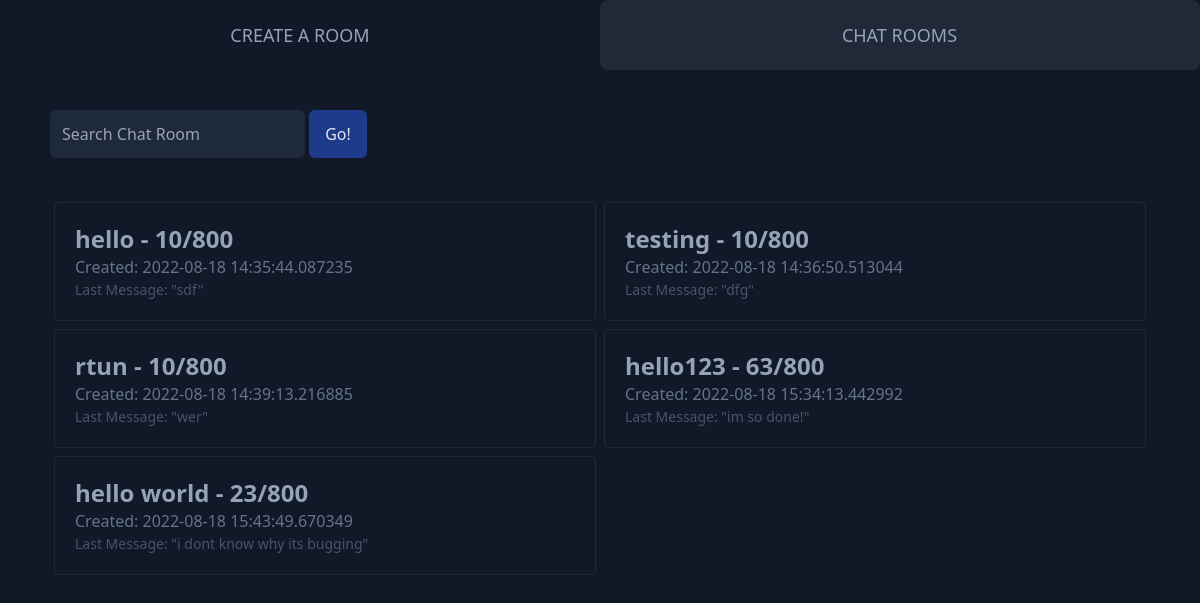
Before: / with the older database file.
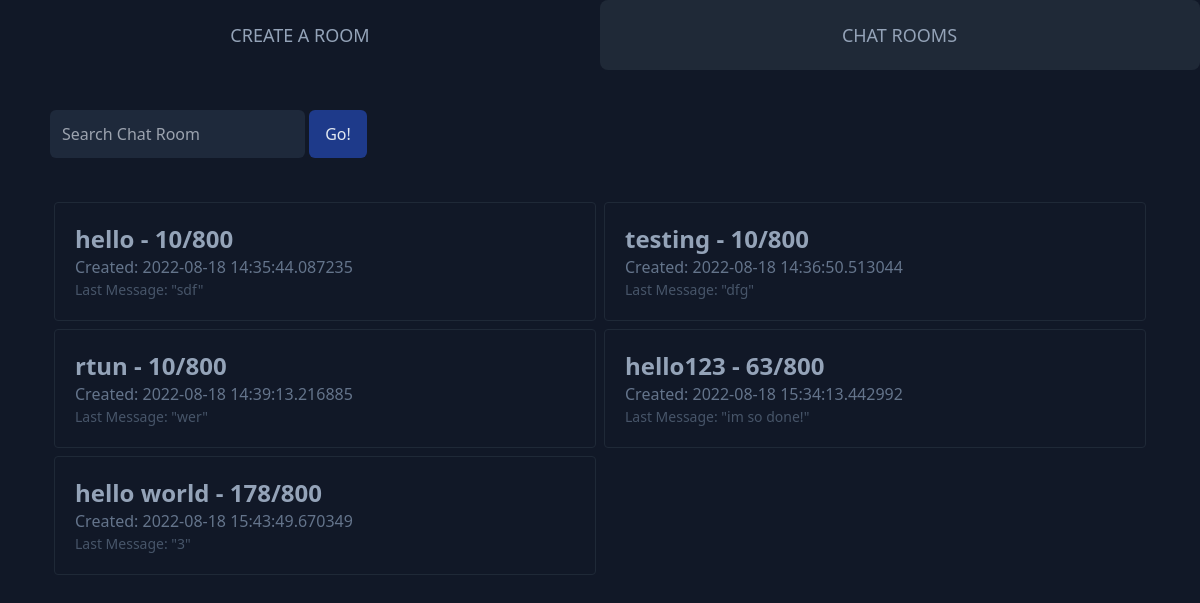
After: the same page with the newer database file.
### app.py (models this page shows, shortened)
class Rooms(db.Model):
    RID = db.Column(db.Integer, primary_key=True)
    name = db.Column(db.String(100), unique=True, nullable=False)
    visibility = db.Column(db.String(20), nullable=False)
    date = db.Column(db.DateTime, nullable=False, default=datetime.utcnow)
    messages = db.Column(db.Integer)
    closing = db.Column(db.Boolean)

class Logs(db.Model):
    MID = db.Column(db.Integer, primary_key=True)
    RID = db.Column(db.Integer, nullable=False)
    message = db.Column(db.String(1000), nullable=False)

### app.py (the view)
@app.route('/', methods=['GET', 'POST'])
def index():
    public_rooms = Rooms.query.filter_by(visibility = "public").all()
    return render_template('listrooms.html',rooms = public_rooms, LastMessage = getLastMessage)

### app.py (called while the page is built)
def getLastMessage(RID):
    LastMessage = Logs.query.filter_by(RID=RID).order_by(Logs.MID.desc()).first()
    if LastMessage:
        return LastMessage.message
    return "No messages yet..."

### templates/listrooms.html (shortened to what this page needs)
{% extends 'layouts/layout_land.html' %}
{% block content %}
    <div class = "div2">
        <div class = "flex justify-start flex-wrap py-10">
        <form>
            <input type = "text" placeholder = "Search Chat Room" class = "bg-slate-800 rounded-md p-3 text-slate-400 font-light focus:outline-none ml-[50px]">
            <input type = "submit" value = "Go!" class = "bg-blue-900 rounded-md text-slate-200 p-4 py-3">
        </form>
        </div>
        <div class = "flex flex-wrap mx-[50px]">
      {% if rooms|length < 1 %}
        <h4 class = "text-center text-slate-400">No active rooms found!</h4>
      {% else %}
            {% for room in rooms %}
            <div class = "border border-gray-800 w-[calc(50%-8px)] m-1 rounded p-5 overflow-hidden hover:bg-gray-800 transition">
                <a href = {{url_for('roomview', RID = room.RID, name = room.name)}}>
                    <h2 class = "text-slate-400 text-2xl cursor-pointer font-semibold truncate hover:underline">
                        {{room.name}} - {{room.messages}}/800
                    </h2>
                </a>
                <p class = "text-slate-500">Created: {{room.date}}</p>
                <p class = "text-slate-600 text-[14px] font-normal truncate">Last Message: "{{LastMessage(room.RID)}}"</p>
            </div>
            {% endfor %}
        </div>
      {% endif %}
    </div>
{% endblock %}

### templates/layouts/layout_land.html (shortened to what this page needs)
<!DOCTYPE html>
<html lang="en">
<head>
    <link rel="stylesheet" href="{{url_for('static',filename='dist/css/output.css')}}">
</head>
<body class = "bg-gray-900">
    <div class = "flex flex-wrap w-full">
        <a href="/createroom" class = "create-room w-6/12 rounded-lg text-center text-slate-400 text-lg py-5 font-extralight border border-transparent">
            CREATE A ROOM
        </a>
        <a href="/" class = "chat-room w-6/12 rounded-lg text-center border-l-0 text-slate-400 text-lg py-5 font-extralight border border-transparent">
            CHAT ROOMS
        </a>
    </div>
    {% block content %}
    {% endblock %}
</body>
</html>

### templates/listrooms.html (style rules this page uses)
.chat-room { background-color: rgb(31 41 55); }

Changed rows visible on the page:
no longer on this page (row unchanged): Logs: message "i dont know why its bugging"
changed Rooms "hello world": messages "23" → "178"
added Logs: message "3"
